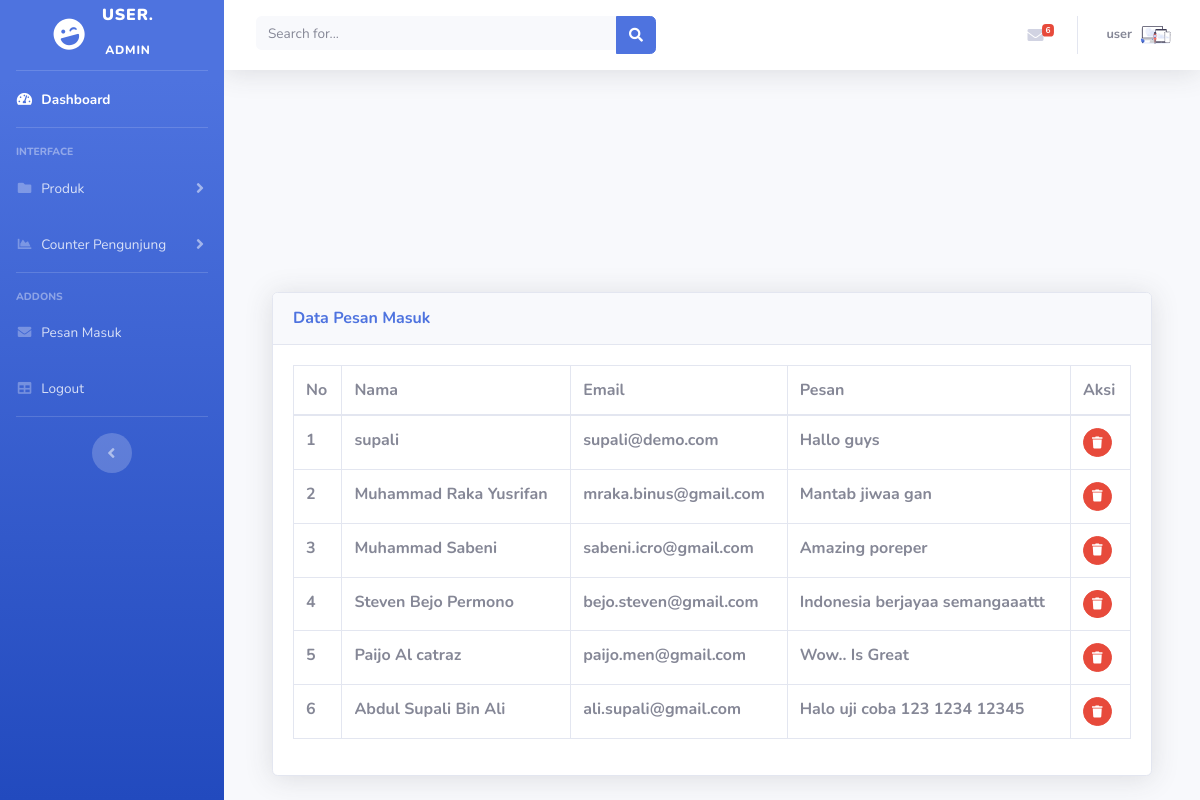
Screenshot of /user/halaman.php?page=buku_tamu (signed in) with the database file from the repository.
### tables this page shows
CREATE TABLE `buku_tamu` (
  `id` int(11) NOT NULL,
  `nama` varchar(50) NOT NULL,
  `email` varchar(50) NOT NULL,
  `pesan` text NOT NULL
);

### user/halaman/buku_tamu/view_bukutamu.php (the view)
 <?php error_reporting(0);
 if ($_GET['act']==''){?>
<div class="container">
 <div class="content">
 <div class="container-fluid">
          <div class="card shadow mb-4">
            <div class="card-header py-3">
              <h6 class="m-0 font-weight-bold text-primary">Data Pesan Masuk</h6>
            </div>
            <div class="card-body">
              <div class="table-responsive">
                <table class="table table-bordered" id="dataTable" width="100%" cellspacing="0">
                  <thead>
                    <tr>
                      <th>No</th>
                      <th>Nama</th>
                      <th>Email</th>
                      <th>Pesan</th>
                      <th>Aksi</th>
                    </tr>
                  </thead>
                  <tbody>
				  <?php
                           $query  = "SELECT * FROM buku_tamu ";
                            $tampil = mysqli_query($koneksi, $query);
							$no = 1;
                            while ($row=mysqli_fetch_array($tampil)){?>
                    <tr>
                      <td><?php echo $no++;?></td>
                      <td><?php echo $row['nama'];?></td>
                      <td><?php echo $row['email'];?></td>
                      <td><?php echo $row['pesan'];?></td>
                      <td><a href="?page=bukutamu&act=hapus&id=<?php echo $row['id'];?>" class="btn btn-danger btn-circle btn-sm">
                    <i class="fas fa-trash"></i>
                  </td>
                    </tr>
							<?php } ?>
                  </tbody>
                </table>
              </div>
            </div>
          </div>
        </div>
      </div></div>
      <?php } elseif ($_GET['act']=='hapus') {
mysqli_query($koneksi, "DELETE FROM buku_tamu WHERE id='$_GET[id]'");
 echo "<script language='javascript'>alert('Data Berhasil Dihapus !');
document.location='halaman.php?page=produk';
</script>";
}?>

### rows the page displays
buku_tamu: nama "supali", email "supali@demo.com", pesan "Hallo guys"
buku_tamu: nama "Muhammad Raka Yusrifan", email "mraka.binus@gmail.com", pesan "Mantab jiwaa gan"
buku_tamu: nama "Muhammad Sabeni", email "sabeni.icro@gmail.com", pesan "Amazing poreper"
buku_tamu: nama "Steven Bejo Permono", email "bejo.steven@gmail.com", pesan "Indonesia berjayaa semangaaattt"
buku_tamu: nama "Paijo Al catraz", email "paijo.men@gmail.com", pesan "Wow.. Is Great"
buku_tamu: nama "Abdul Supali Bin Ali", email "ali.supali@gmail.com", pesan "Halo uji coba 123 1234 12345"

### other values shown
$_SESSION['username'] "USER"
$_SESSION['level'] "ADMIN"
$row->total "6"
$_SESSION['username'] "user"
